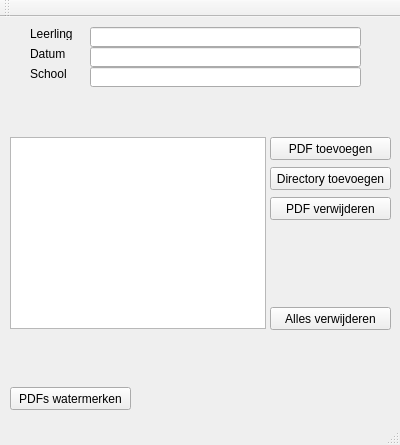
<?xml version="1.0" encoding="UTF-8"?>
<ui version="4.0">
 <class>WaterBoard</class>
 <widget class="QMainWindow" name="WaterBoard">
  <property name="geometry">
   <rect>
    <x>0</x>
    <y>0</y>
    <width>400</width>
    <height>445</height>
   </rect>
  </property>
  <property name="windowTitle">
   <string>WaterBoard</string>
  </property>
  <widget class="QWidget" name="centralWidget">
   <widget class="QLabel" name="labelStudentName">
    <property name="geometry">
     <rect>
      <x>30</x>
      <y>10</y>
      <width>46</width>
      <height>13</height>
     </rect>
    </property>
    <property name="text">
     <string>Leerling</string>
    </property>
   </widget>
   <widget class="QLabel" name="labelDate">
    <property name="geometry">
     <rect>
      <x>30</x>
      <y>30</y>
      <width>46</width>
      <height>13</height>
     </rect>
    </property>
    <property name="text">
     <string>Datum</string>
    </property>
   </widget>
   <widget class="QLabel" name="labelSchool">
    <property name="geometry">
     <rect>
      <x>30</x>
      <y>50</y>
      <width>46</width>
      <height>13</height>
     </rect>
    </property>
    <property name="text">
     <string>School</string>
    </property>
   </widget>
   <widget class="QLineEdit" name="lineEditStudentName">
    <property name="geometry">
     <rect>
      <x>90</x>
      <y>10</y>
      <width>271</width>
      <height>20</height>
     </rect>
    </property>
   </widget>
   <widget class="QLineEdit" name="lineEditDate">
    <property name="geometry">
     <rect>
      <x>90</x>
      <y>30</y>
      <width>271</width>
      <height>20</height>
     </rect>
    </property>
   </widget>
   <widget class="QLineEdit" name="lineEditSchool">
    <property name="geometry">
     <rect>
      <x>90</x>
      <y>50</y>
      <width>271</width>
      <height>20</height>
     </rect>
    </property>
   </widget>
   <widget class="QPushButton" name="pushButtonWatermarkPDF">
    <property name="geometry">
     <rect>
      <x>10</x>
      <y>370</y>
      <width>121</width>
      <height>23</height>
     </rect>
    </property>
    <property name="minimumSize">
     <size>
      <width>75</width>
      <height>0</height>
     </size>
    </property>
    <property name="text">
     <string>PDFs watermerken</string>
    </property>
   </widget>
   <widget class="QPushButton" name="pushButtonAddPDF">
    <property name="geometry">
     <rect>
      <x>270</x>
      <y>120</y>
      <width>121</width>
      <height>23</height>
     </rect>
    </property>
    <property name="text">
     <string>PDF toevoegen</string>
    </property>
   </widget>
   <widget class="QPushButton" name="pushButtonAddDir">
    <property name="geometry">
     <rect>
      <x>270</x>
      <y>150</y>
      <width>121</width>
      <height>23</height>
     </rect>
    </property>
    <property name="text">
     <string>Directory toevoegen</string>
    </property>
   </widget>
   <widget class="QPushButton" name="pushButtonRemovePDF">
    <property name="geometry">
     <rect>
      <x>270</x>
      <y>180</y>
      <width>121</width>
      <height>23</height>
     </rect>
    </property>
    <property name="text">
     <string>PDF verwijderen</string>
    </property>
   </widget>
   <widget class="QListWidget" name="listOfPDFs">
    <property name="geometry">
     <rect>
      <x>10</x>
      <y>120</y>
      <width>256</width>
      <height>192</height>
     </rect>
    </property>
   </widget>
   <widget class="QPushButton" name="pushButtonRemoveAll">
    <property name="geometry">
     <rect>
      <x>270</x>
      <y>290</y>
      <width>121</width>
      <height>23</height>
     </rect>
    </property>
    <property name="text">
     <string>Alles verwijderen</string>
    </property>
   </widget>
  </widget>
  <widget class="QMenuBar" name="menuBar">
   <property name="geometry">
    <rect>
     <x>0</x>
     <y>0</y>
     <width>400</width>
     <height>21</height>
    </rect>
   </property>
  </widget>
  <widget class="QToolBar" name="mainToolBar">
   <attribute name="toolBarArea">
    <enum>TopToolBarArea</enum>
   </attribute>
   <attribute name="toolBarBreak">
    <bool>false</bool>
   </attribute>
  </widget>
  <widget class="QStatusBar" name="statusBar"/>
 </widget>
 <layoutdefault spacing="6" margin="11"/>
 <resources/>
 <connections/>
</ui>
